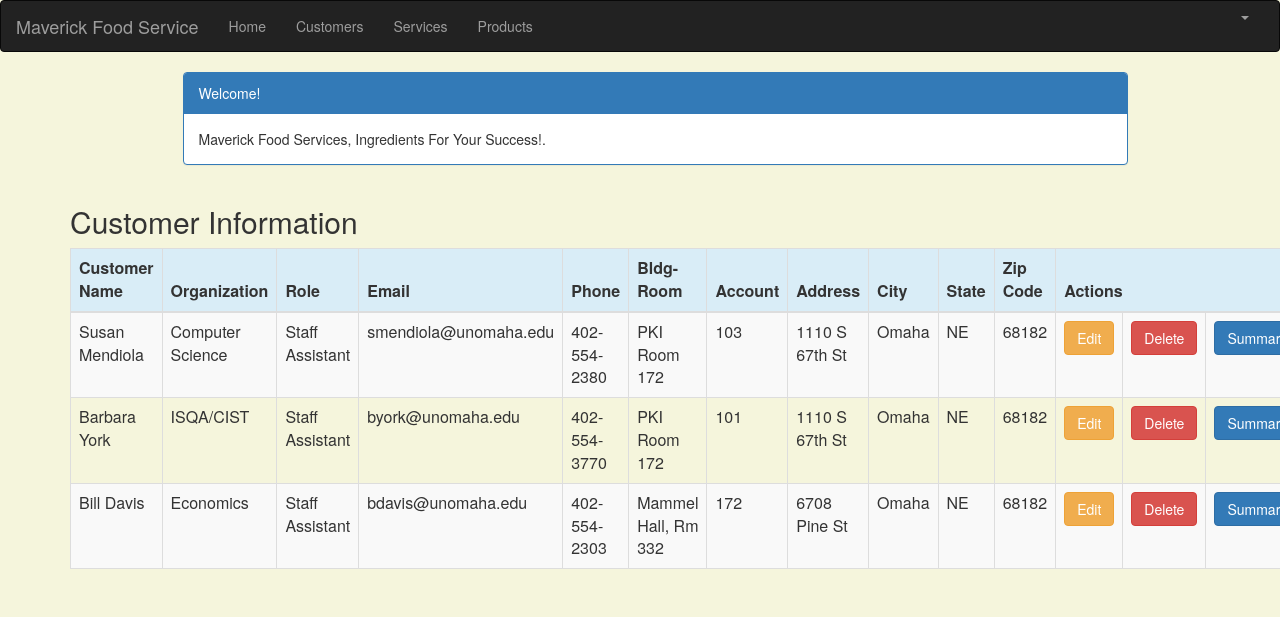
/customer_list (signed in), run on the app's committed database.
### crm/models.py (models this page shows, shortened)
class Customer(models.Model):
    cust_name = models.CharField(max_length=50)
    organization = models.CharField(max_length=100, blank=True)
    role = models.CharField(max_length=100)
    email = models.EmailField(max_length=100)
    bldgroom = models.CharField(max_length=100)
    address = models.CharField(max_length=200)
    account_number = models.IntegerField(blank=False, null=False)
    city = models.CharField(max_length=50)
    state = models.CharField(max_length=50)
    zipcode = models.CharField(max_length=10)
    phone_number = models.CharField(max_length=50)
    created_date = models.DateTimeField(
        default=timezone.now)
    updated_date = models.DateTimeField(auto_now_add=True)

### crm/views.py (the view)
# urls.py: path('customer_list', views.customer_list, name='customer_list'),
@login_required
def customer_list(request):
    customer = Customer.objects.filter(created_date__lte=timezone.now())
    return render(request, 'crm/customer_list.html',
                  {'customers': customer})

### crm/templates/crm/customer_list.html (shortened to what this page needs)
{% extends 'crm/base.html' %}
{% block content %}
    <html>
    <head>
        <link rel="stylesheet" href="https://maxcdn.bootstrapcdn.com/bootstrap/3.3.4/css/bootstrap.min.css">
    </head>
    <body>
    <div class="container">
        <div class="row">
            <div class="col-md-10 col-md-offset-1">
                <div class="panel panel-primary">
                    <div class="panel-heading">Welcome!</div>
                    <div class="panel-body">
                        Maverick Food Services, Ingredients For Your Success!.
                    </div>
                </div>
            </div>
        </div>
    </div>
    <div class="row">
        <h2 style="padding-left: 15Px">Customer Information</h2>
    </div>
    <div>
        <table class="table table-striped table-bordered table-hover">
            <thead>
            <tr class="bg-info">
                <th>Customer Name</th>
                <th>Organization</th>
                <th>Role</th>
                <th>Email</th>
                <th>Phone</th>
                <th>Bldg-Room</th>
                <th>Account</th>
                <th>Address</th>
                <th>City</th>
                <th>State</th>
                <th>Zip Code</th>
                <th colspan="3">Actions</th>
            </tr>
            </thead>
            <tbody>
            {% for customer in customers %}
                <tr>
                    <td>{{ customer.cust_name }}</td>
                    <td>{{ customer.organization }}</td>
                    <td>{{ customer.role }}</td>
                    <td>{{ customer.email }}</td>
                    <td>{{ customer.phone_number }}</td>
                    <td>{{ customer.bldgroom }}</td>
                    <td>{{ customer.account_number }}</td>
                    <td>{{ customer.address }}</td>
                    <td>{{ customer.city }}</td>
                    <td>{{ customer.state }}</td>
                    <td>{{ customer.zipcode }}</td>
                    <td><a href="{% url 'crm:customer_edit' pk=customer.pk %}" class="btn btn-warning">Edit</a>
                    <td><a href="{% url 'crm:customer_delete' pk=customer.pk %}"
                           onclick="return confirm('Are you sure you want to delete?')"
                           class="btn btn-danger">Delete</a>
                    </td>
                    <td><a href="{% url 'crm:summary' pk=customer.pk %}"
                           class="btn btn-primary">Summary</a>
                </tr>
            {% endfor %}
            </tbody>
        </table>
    </div>
    </body>
    </html>
{% endblock %}

### crm/templates/crm/customer_list.html (style rules this page uses)
body { background-color: beige; }

### data on the page
Customer: cust_name "Susan Mendiola", organization "Computer Science", role "Staff Assistant", email "smendiola@unomaha.edu", phone_number "402-554-2380", bldgroom "PKI Room 172", account_number "103", address "1110 S 67th St", city "Omaha", state "NE", zipcode "68182"
Customer: cust_name "Barbara York", organization "ISQA/CIST", role "Staff Assistant", email "byork@unomaha.edu", phone_number "402-554-3770", bldgroom "PKI Room 172", account_number "101", address "1110 S 67th St", city "Omaha", state "NE", zipcode "68182"
Customer: cust_name "Bill Davis", organization "Economics", role "Staff Assistant", email "bdavis@unomaha.edu", phone_number "402-554-2303", bldgroom "Mammel Hall, Rm 332", account_number "172", address "6708 Pine St", city "Omaha", state "NE", zipcode "68182"
